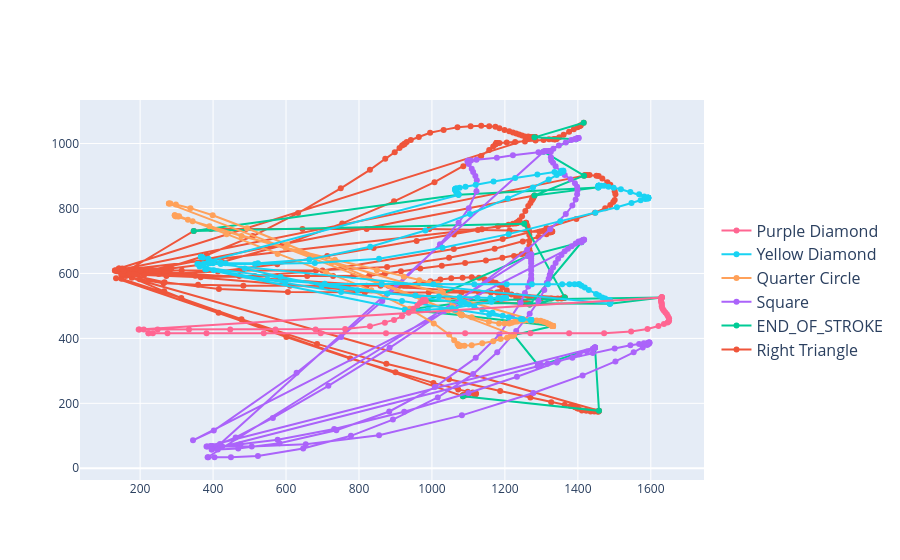

Source (notebook cell):
### Code cell
fig = go.Figure()
for i in df_mouse["shape"].unique():
    df_mouse_shape = df_mouse[df_mouse["shape"]==i]
    fig.add_trace(go.Scatter(x=df_mouse_shape["x"], y=df_mouse_shape["y"], name=i,
                        line_shape='linear'))


fig.update_traces(hoverinfo='text+name', mode='lines+markers')
fig.update_layout(legend=dict(y=0.5, traceorder='reversed', font_size=16))

fig.show()

### Figure 1 — Plotly figure (JSON) as saved in the notebook; plotly's stock layout.template omitted (floating-point values rounded to 4 significant figures; data arrays with more than 128 entries replaced by an {"elided": "..."} marker saying what was removed)
{"data": [{"hoverinfo": "text+name", "line": {"shape": "linear"}, "mode": "lines+markers", "name": "nan", "type": "scatter", "x": [], "y": []}, {"hoverinfo": "text+name", "line": {"shape": "linear"}, "mode": "lines+markers", "name": "Right Triangle", "type": "scatter", "x": {"elided": "358 int values"}, "y": {"elided": "358 int values"}}, {"hoverinfo": "text+name", "line": {"shape": "linear"}, "mode": "lines+markers", "name": "END_OF_STROKE", "type": "scatter", "x": [1085, 1458, 1447, 1293, 1225, 1332, 1082, 926, 1079, 1488, 1630, 983, 1264, 1410, 1268, 1364, 1253, 347, 1073, 1456, 1281, 1417, 1306, 1395, 1281, 1416], "y": [222, 177, 372, 315, 410, 438, 471, 488, 509, 507, 526, 515, 654, 696, 504, 526, 753, 731, 842, 865, 840, 901, 975, 1013, 1019, 1064]}, {"hoverinfo": "text+name", "line": {"shape": "linear"}, "mode": "lines+markers", "name": "Square", "type": "scatter", "x": {"elided": "195 int values"}, "y": {"elided": "195 int values"}}, {"hoverinfo": "text+name", "line": {"shape": "linear"}, "mode": "lines+markers", "name": "Quarter Circle", "type": "scatter", "x": [295, 295, 307, 344, 437, 577, 710, 834, 939, 1005, 1047, 1061, 1070, 1073, 1073, 1075, 1075, 1075, 1075, 1075, 1079, 1089, 1109, 1138, 1168, 1188, 1206, 1216, 1221, 1222, 1224, 1224, 1224, 1225, 279, 279, 283, 298, 338, 399, 493, 604, 725, 862, 971, 1045, 1109, 1156, 1184, 1199, 1212, 1219, 1227, 1234, 1243, 1253, 1265, 1277, 1287, 1298, 1306, 1314, 1320, 1323, 1327, 1329, 1330, 1332, 1332, 1332, 1332, 1332, 1332, 297, 298, 304, 331, 390, 478, 599, 734, 849, 923, 965, 993, 1010, 1014, 1016, 1017, 1017, 1019, 1023, 1030, 1044, 1057, 1067, 1075, 1078, 1079, 1081, 1081, 1081, 1082], "y": [779, 779, 776, 761, 721, 660, 604, 548, 491, 446, 412, 394, 383, 379, 377, 377, 377, 377, 377, 377, 377, 377, 379, 385, 391, 398, 402, 407, 408, 410, 410, 410, 410, 410, 815, 815, 815, 812, 801, 779, 739, 689, 634, 571, 520, 487, 465, 451, 446, 446, 446, 448, 451, 452, 455, 455, 455, 455, 455, 454, 451, 448, 444, 443, 440, 440, 438, 438, 438, 438, 438, 438, 438, 776, 776, 775, 765, 745, 715, 679, 642, 610, 590, 579, 571, 568, 567, 567, 567, 567, 563, 556, 541, 520, 499, 485, 479, 474, 474, 473, 473, 473, 471]}, {"hoverinfo": "text+name", "line": {"shape": "linear"}, "mode": "lines+markers", "name": "Yellow Diamond", "type": "scatter", "x": {"elided": "174 int values"}, "y": {"elided": "174 int values"}}, {"hoverinfo": "text+name", "line": {"shape": "linear"}, "mode": "lines+markers", "name": "Purple Diamond", "type": "scatter", "x": [223, 223, 235, 275, 382, 539, 695, 874, 1091, 1270, 1376, 1472, 1546, 1591, 1621, 1636, 1646, 1649, 1650, 1650, 1647, 1644, 1640, 1636, 1633, 1631, 1630, 1630, 1630, 1628, 1628, 1628, 1628, 1630, 1630, 1630, 1630, 1630, 196, 198, 210, 248, 334, 447, 571, 681, 762, 830, 871, 896, 918, 936, 949, 960, 967, 973, 974, 976, 976, 976, 977, 977, 977, 980, 982, 983], "y": [416, 416, 416, 416, 416, 416, 416, 416, 416, 416, 416, 416, 421, 429, 438, 444, 449, 452, 455, 462, 468, 474, 480, 485, 490, 495, 499, 504, 509, 513, 518, 521, 524, 526, 527, 527, 527, 526, 427, 427, 427, 427, 427, 427, 427, 427, 429, 437, 448, 457, 468, 479, 491, 501, 509, 513, 516, 516, 518, 518, 518, 518, 518, 518, 518, 515]}], "layout": {"legend": {"font": {"size": 16}, "traceorder": "reversed", "y": 0.5}}}
